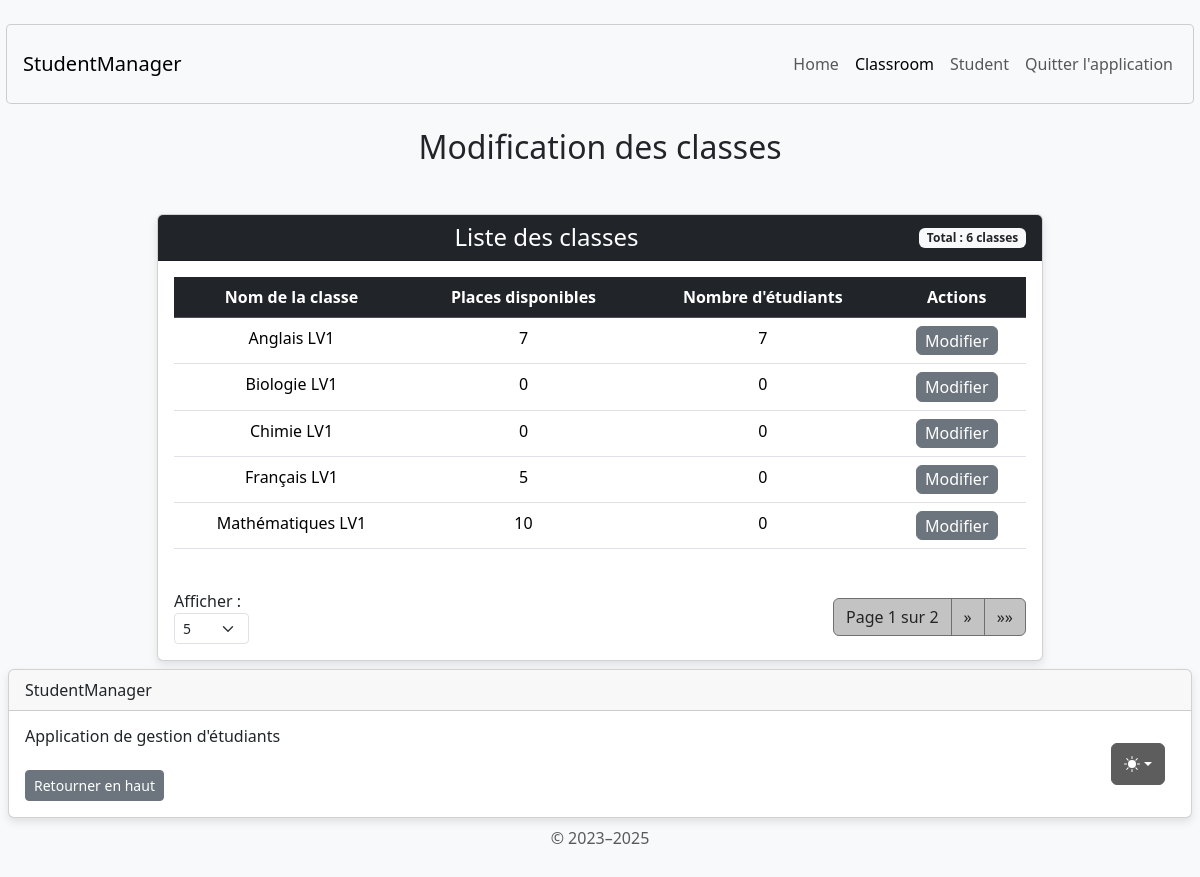
The page /classroom/update/ on the database its author committed.
### classroom/models.py (models this page shows, shortened)
class Classroom(models.Model):
    classroom_name = models.CharField(max_length=255)
    number_of_places_available = models.PositiveIntegerField(default=0)
    @property
    def student_count(self):
        return self.students.count()

### classroom/views.py (the view, shortened to what this page needs)
# urls.py: path('classroom/update/', update_classroom_info_view, name='update_classroom_info'),
def update_classroom_info_view(request, classroom_id=None):
    per_page_options = [5, 10, 50, 100]
    try:
        items_per_page = int(request.GET.get('items_per_page', 5))
        items_per_page = items_per_page if items_per_page in per_page_options else 5
    except (ValueError, TypeError):
        items_per_page = 10
    classrooms = Classroom.objects.all().order_by('classroom_name')
    paginator = Paginator(classrooms, items_per_page)
    page_number = request.GET.get('page')
    page_obj = paginator.get_page(page_number)
    context = {
        'page_obj': page_obj,
        'has_classrooms': classrooms.exists(),
        'items_per_page': items_per_page,
        'per_page_options': per_page_options,
    }
    return render(request, 'classroom/update_classroom_info.html', context)

### classroom/templates/classroom/update_classroom_info.html (shortened to what this page needs)
{% extends 'home/base.html' %}
{% load static %}
{% block content %}
<body class="d-flex align-items-center py-4 bg-body-tertiary">
    <main class="container text-center">
        <h2 class="mb-4 mt-4">Modification des classes</h2>
        <div class="container mt-5">
            <div class="row justify-content-center">
                <div class="col-md-10">
                    <div class="card">
                        <div class="card-header bg-dark text-white d-flex justify-content-between align-items-center">
                            <h4 class="mb-0 flex-grow-1 text-center">Liste des classes</h4>
                            <span class="badge bg-light text-dark">
                                Total : {{ page_obj.paginator.count }} classes
                            </span>
                        </div>
                        <div class="card-body">
                            {% if has_classrooms %}
                            <div class="table-responsive">
                                <table class="table table-hover">
                                    <thead class="table-dark">
                                        <tr>
                                            <th scope="col">Nom de la classe</th>
                                            <th scope="col">Places disponibles</th>
                                            <th scope="col">Nombre d'étudiants</th>
                                            <th scope="col">Actions</th>
                                        </tr>
                                    </thead>
                                    <tbody>
                                        {% for classroom in page_obj %}
                                        <tr>
                                            <td>{{ classroom.classroom_name }}</td>
                                            <td>{{ classroom.number_of_places_available }}</td>
                                            <td>{{ classroom.student_count }}</td>
                                            <td>
                                                <button type="button" class="btn btn-secondary btn-custom-hover btn-custom-padding"
                                                    data-bs-toggle="modal"
                                                    data-bs-target="#editModal{{ classroom.id }}">
                                                    Modifier
                                                </button>
                                            </td>
                                        </tr>
                                        {% endfor %}
                                    </tbody>
                                </table>
                            </div>
                            <div class="pagination-container mt-4 d-flex justify-content-between align-items-center">
                                <div>
                                    <form method="GET" class="form-inline">
                                        <label for="items_per_page" class="me-2">Afficher :</label>
                                        <select name="items_per_page" id="items_per_page" class="form-select form-select-sm" onchange="this.form.submit()">
                                            {% for option in per_page_options %}
                                            <option value="{{ option }}" {% if items_per_page == option %}selected{% endif %}>{{ option }}</option>
                                            {% endfor %}
                                        </select>
                                    </form>
                                </div>
                                <nav>
                                    <ul class="pagination mb-0">
                                        <li class="page-item disabled">
                                            <span class="page-link">
                                                Page {{ page_obj.number }} sur {{ page_obj.paginator.num_pages }}
                                            </span>
                                        </li>
                                        {% if page_obj.has_next %}
                                        <li class="page-item">
                                            <a class="page-link" href="?page={{ page_obj.next_page_number }}&items_per_page={{ items_per_page }}" aria-label="Next">
                                                <span aria-hidden="true">&raquo;</span>
                                            </a>
                                        </li>
                                        <li class="page-item">
                                            <a class="page-link" href="?page={{ page_obj.paginator.num_pages }}&items_per_page={{ items_per_page }}" aria-label="Last">
                                                <span aria-hidden="true">&raquo;&raquo;</span>
                                            </a>
                                        </li>
                                        {% endif %}
                                    </ul>
                                </nav>
                            </div>
                            {% else %}
                            <div class="alert alert-info" role="alert">
                                Il n'y a pas de classes à afficher.
                            </div>
                            {% endif %}
                        </div>
                    </div>
                </div>
            </div>
        </div>
    </main>
</body>
{% endblock content %}

### home/templates/home/base.html (style rules this page uses)
body { display: flex; flex-direction: column; min-height: 100vh; }
main { flex: 1; }

### classroom/templates/classroom/update_classroom_info.html (style rules this page uses)
.btn-custom-padding { padding: 0.1rem 0.5rem; }
.card { box-shadow: 0 4px 8px rgba(0, 0, 0, 0.1); }
.pagination .page-item .page-link { color: #252525; background-color: #c3c3c3; border-color: #6f6f6f; transition: all 0.3s ease; outline: none !important; box-shadow: none !important; }
.pagination .page-item.disabled .page-link { background-color: #c3c3c3; border-color: #6f6f6f; color: #252525; }
.pagination-container { display: flex; justify-content: space-between; align-items: center; flex-wrap: wrap; }

### rows shown on the page
Classroom: classroom_name "Anglais LV1", number_of_places_available "7", student_count "7"
Classroom: classroom_name "Biologie LV1", number_of_places_available "0", student_count "0"
Classroom: classroom_name "Chimie LV1", number_of_places_available "0", student_count "0"
Classroom: classroom_name "Français LV1", number_of_places_available "5", student_count "0"
Classroom: classroom_name "Mathématiques LV1", number_of_places_available "10", student_count "0"

### other values the page prints
{{ page_obj.paginator.count }} "6"
{{ page_obj.number }} "1"
{{ page_obj.paginator.num_pages }} "2"
form field items_per_page "5"
